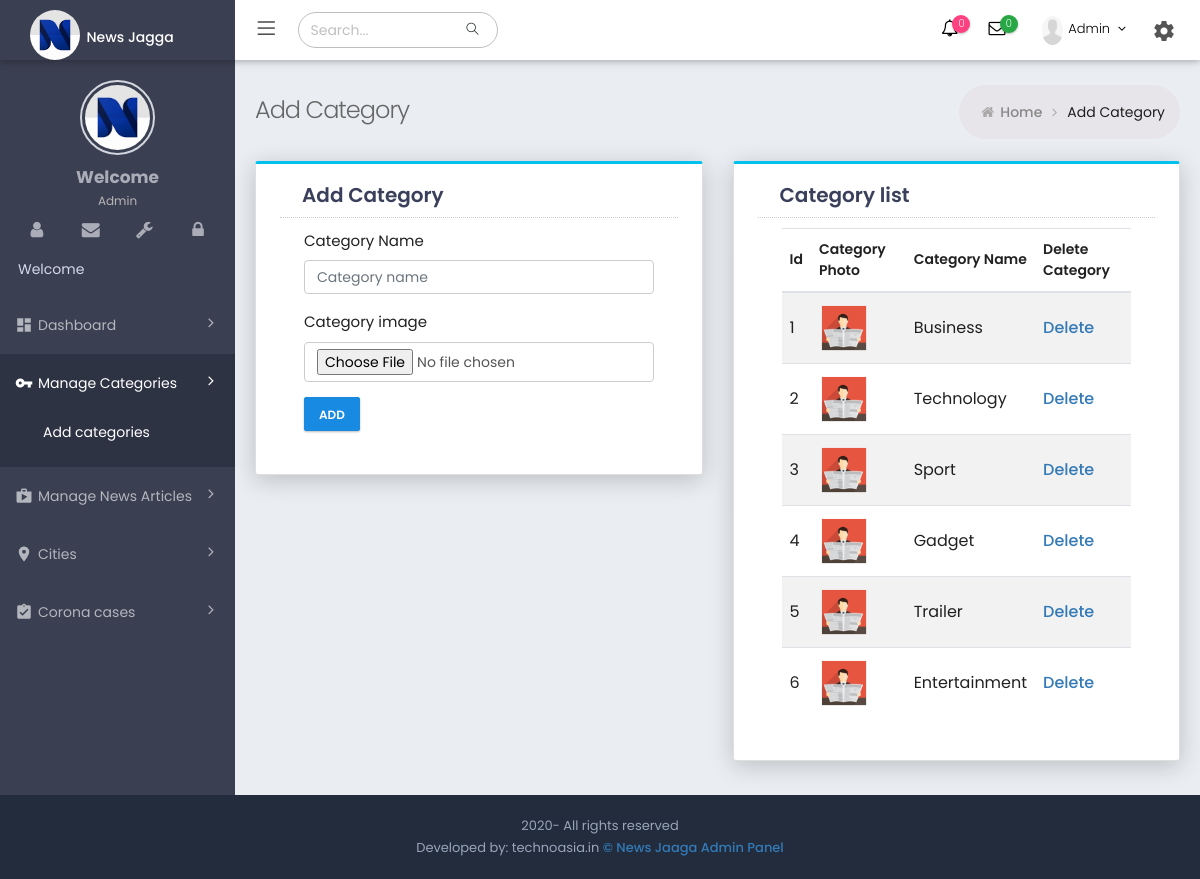
Screenshot of /admin/add-categories.php (signed in) with the database file from the repository.
### tables this page shows
CREATE TABLE `category` (
  `id` int(11) NOT NULL,
  `category_name` varchar(300) NOT NULL,
  `category_image` varchar(500) NOT NULL
);

### admin/add-categories.php (the view, shortened to what this page needs)
<?php
			require('inc/config.php');
?>
<html lang="en">
<head>
    <link href="assets/plugins/simple-line-icons/simple-line-icons.min.css" rel="stylesheet" type="text/css" />
    <link href="assets/plugins/font-awesome/css/font-awesome.min.css" rel="stylesheet" type="text/css"/>
	<link href="assets/plugins/bootstrap/css/bootstrap.min.css" rel="stylesheet" type="text/css" />
	<link href="assets/plugins/summernote/summernote.css" rel="stylesheet">
    <link href="assets/plugins/morris/morris.css" rel="stylesheet" type="text/css" />
	<link rel="stylesheet" href="assets/plugins/material/material.min.css">
	<link rel="stylesheet" href="assets/css/material_style.css">
	<link href="assets/css/pages/animate_page.css" rel="stylesheet">
    <link href="assets/css/plugins.min.css" rel="stylesheet" type="text/css" />
    <link href="assets/css/style.css" rel="stylesheet" type="text/css" />
    <link href="assets/css/responsive.css" rel="stylesheet" type="text/css" />
    <link href="assets/css/theme-color.css" rel="stylesheet" type="text/css" />
 </head>
		<?php
				require('inc/header.php');
		?>
        <div class="page-container">
 			<?php
					require('inc/sidebar.php');
			?>
            <div class="page-content-wrapper">
                <div class="page-content">
                    <div class="page-bar">
                        <div class="page-title-breadcrumb">
                            <div class=" pull-left">
                                <div class="page-title">Add Category</div>
                            </div>
                            <ol class="breadcrumb page-breadcrumb pull-right">
                                <li><i class="fa fa-home"></i>&nbsp;<a class="parent-item" href="dashboard.php">Home</a>&nbsp;<i class="fa fa-angle-right"></i>
                                </li>
                                <li class="active">Add Category</li>
                            </ol>
                        </div>
                    </div>
<div class="row">
							<div class="col-md-6">
								 <div class="card card-topline-aqua">
                                    <div class="card-body no-padding height-9">
                                     <div class="card-head">
								                 <header>Add Category</header>
									</div>
									 <div class="card-body " id="bar-parent1">
								                                    <form method="post" enctype="multipart/form-data">
								                                       <div class="form-group">
								                                            <label for="simpleFormPassword">Category Name</label>
								                                            <input type="text" name="cat_name" class="form-control" required placeholder="Category name" >
								                                        </div>
								                                        <div class="form-group">
								                                            <label for="simpleFormPassword">Category image</label>
								                                            <input type="file" name="img" class="form-control" required>
								                                        </div>
								                                        <button type="submit" name="add" class="btn btn-primary">ADD</button>
								                                    </form>
								        </div>
                                    </div>
                                </div>
                            </div>
							<div class="col-md-6">
								 <div class="card card-topline-aqua">
                                    <div class="card-body no-padding height-9">
                                     <div class="card-head">
								                 <header>Category list</header>
									</div>
									 <div class="card-body " id="bar-parent1">
								                                 <table class="table table-striped">
																  <thead>
																	<tr>
																	  <th>Id</th>
																	  <th>Category Photo</th>
																	  <th>Category Name</th>
																	  <th>Delete Category</th>
																	 </tr>
																  </thead>
															<?php
															$q1="SELECT * FROM category";
															$d1=mysqli_query($con,$q1);
															if (mysqli_num_rows($d1) > 0)
															{
															while($row =mysqli_fetch_array($d1))
															{
															?>
															 <tr>
													  <td><?php echo $row['id'];?></td>
													  <td><img src="upload/<?php echo $row['category_image'];?>" height="50px" width="50px"></td>
													  <td><?php echo $row['category_name'];?></td>
													  <td><a href="add-categories.php?cid=<?php echo $row['id']?>&action=delete" onclick="return confirm('Are you sure want to delete?')">Delete</a></td>
													</tr>
															<?php
															}
															}
															?>
																 </table>
								        </div>
                                    </div>
                                </div>
                            </div>
							</div>
							</div>
							</div>
						</div>
                </div>
        <?php
				require('inc/footer.php');
		?>
      </body>
</html>

### admin/assets/css/responsive.css (style rules this page uses)
@media (min-width:992px) { .page-content-wrapper { float: left; width: 100% } }
@media (min-width:992px) { .page-content-wrapper .page-content { margin-left: 235px; margin-top: 0; min-height: 600px; padding: 25px 20px 10px } }

### admin/assets/css/theme-color.css (style rules this page uses)
:root { --sidebar-color: #ffffff; --sidebar-font-color: #4680ff; --logo-color: #222c3c; --header-color: #6673FC; }
.dark-sidebar-color .page-container { background-color : #3a3f51; }

### rows the page displays
category: id "1", category_image (picture), category_name "Business"
category: id "2", category_image (picture), category_name "Technology"
category: id "3", category_image (picture), category_name "Sport"
category: id "4", category_image (picture), category_name "Gadget"
category: id "5", category_image (picture), category_name "Trailer"
category: id "6", category_image (picture), category_name "Entertainment"
